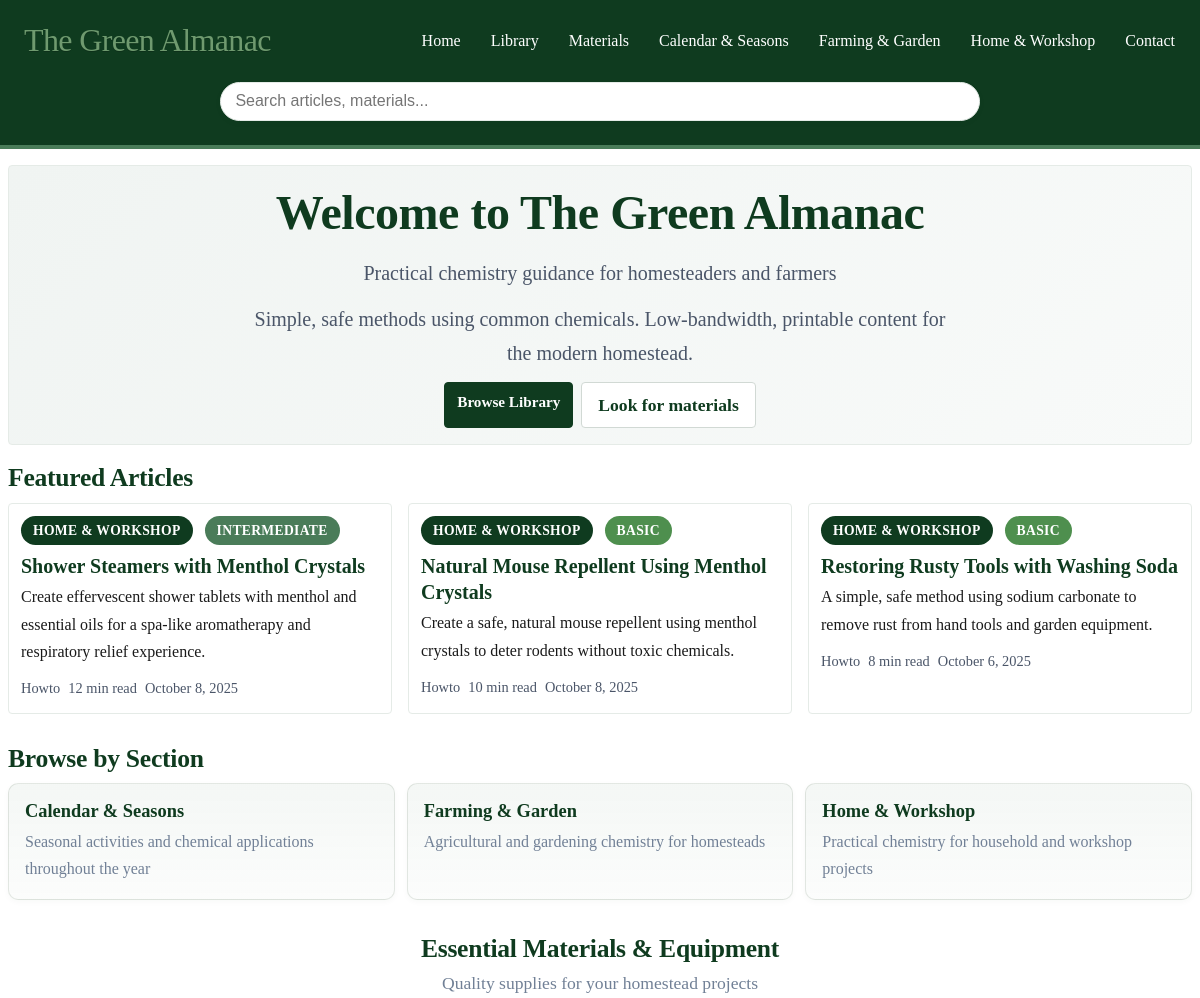
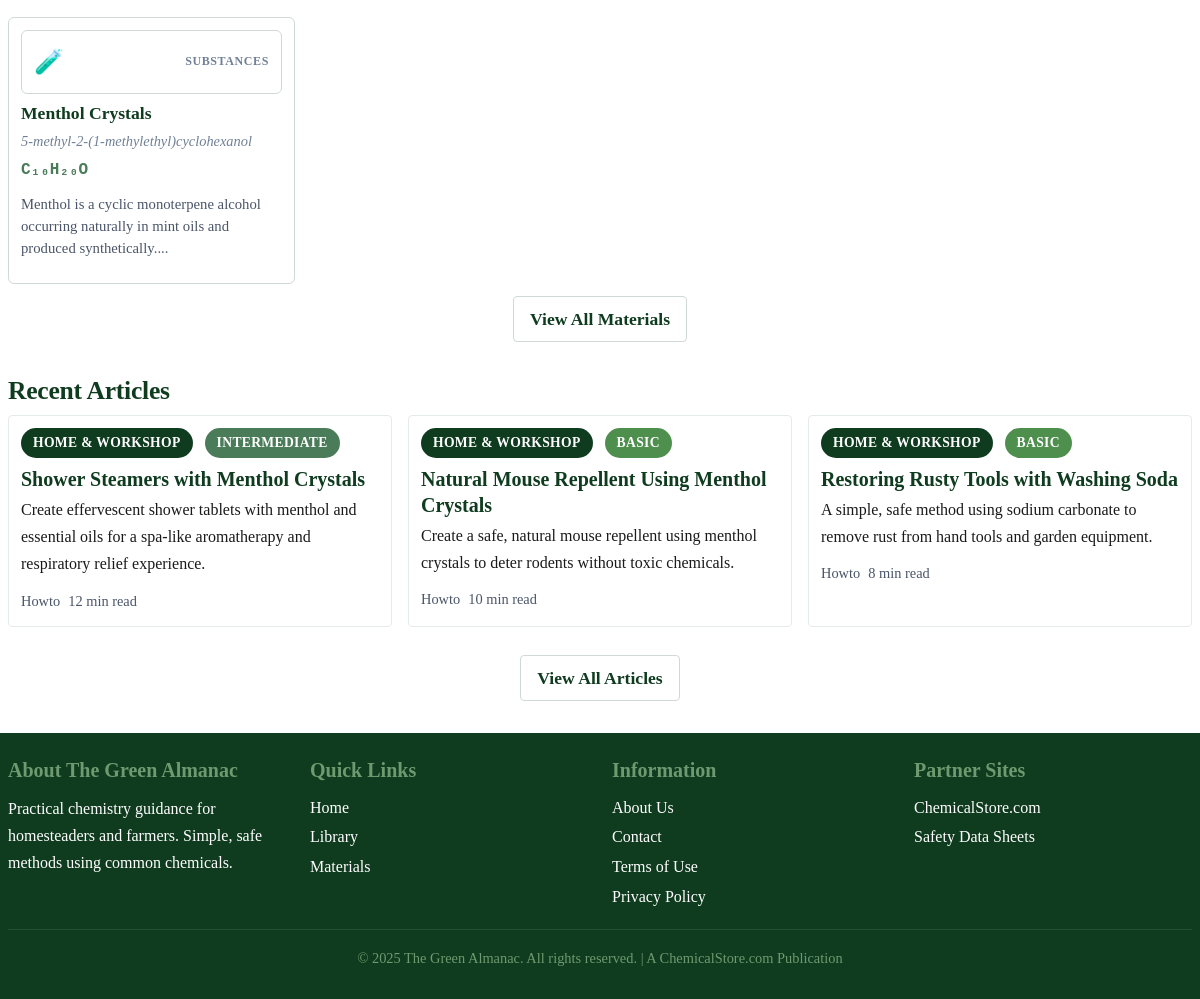
The page / on the database its author committed (2 pictures, top to bottom).
### tables this page shows
CREATE TABLE `sections` (
  `id` int(10) UNSIGNED NOT NULL,
  `name` varchar(100) NOT NULL,
  `slug` varchar(100) NOT NULL,
  `description` text DEFAULT NULL,
  `sort_order` int(11) DEFAULT 0,
  `created_at` timestamp NOT NULL DEFAULT current_timestamp(),
  `updated_at` timestamp NOT NULL DEFAULT current_timestamp() ON UPDATE current_timestamp()
);

CREATE TABLE `articles` (
  `id` int(10) UNSIGNED NOT NULL,
  `title` varchar(255) NOT NULL,
  `slug` varchar(255) NOT NULL,
  `excerpt` varchar(160) DEFAULT NULL,
  `cover_image` varchar(255) DEFAULT NULL,
  `section_id` int(10) UNSIGNED DEFAULT NULL,
  `format` enum('howto','reference','story','recipe') DEFAULT 'howto',
  `difficulty` enum('basic','intermediate','advanced') DEFAULT 'basic',
  `read_time_min` int(11) DEFAULT NULL,
  `author` varchar(100) DEFAULT 'Staff',
  `body` mediumtext DEFAULT NULL,
  `seo_title` varchar(255) DEFAULT NULL,
  `seo_description` varchar(255) DEFAULT NULL,
  `canonical_url` varchar(255) DEFAULT NULL,
  `status` enum('draft','published') DEFAULT 'draft',
  `featured` tinyint(1) DEFAULT 0,
  `published_at` timestamp NULL DEFAULT NULL,
  `issue_id` int(10) UNSIGNED DEFAULT NULL,
  `created_at` timestamp NOT NULL DEFAULT current_timestamp(),
  `updated_at` timestamp NOT NULL DEFAULT current_timestamp() ON UPDATE current_timestamp()
);

CREATE TABLE `materials` (
  `id` int(10) UNSIGNED NOT NULL,
  `slug` varchar(100) NOT NULL COMMENT 'sodium-hydroxide, ph-meter, glass-jar-32oz',
  `common_name` varchar(200) NOT NULL COMMENT 'Lye, pH Meter, Glass Jar - user-friendly name',
  `technical_name` varchar(200) DEFAULT NULL COMMENT 'Sodium Hydroxide, Digital pH Tester - scientific/technical name',
  `other_names` text DEFAULT NULL COMMENT 'JSON array: ["caustic soda", "soda lye", "sodium hydrate"]',
  `chemical_formula` varchar(50) DEFAULT NULL COMMENT 'NaOH, H2SO4 (null for equipment)',
  `cas_number` varchar(20) DEFAULT NULL COMMENT 'CAS Registry Number: 1310-73-2',
  `category_id` int(10) UNSIGNED NOT NULL,
  `subcategory_id` int(10) UNSIGNED DEFAULT NULL,
  `description` mediumtext NOT NULL COMMENT 'What it is and what it does',
  `traditional_uses` text DEFAULT NULL COMMENT 'Historical homesteading applications',
  `modern_applications` text DEFAULT NULL COMMENT 'Current uses and applications',
  `safety_notes` text DEFAULT NULL COMMENT 'Safety precautions and warnings',
  `storage_instructions` text DEFAULT NULL COMMENT 'How to store properly',
  `maintenance_care` text DEFAULT NULL COMMENT 'Care instructions (for equipment/tools)',
  `specifications` longtext DEFAULT NULL COMMENT 'Technical specs: capacity, accuracy, material, dimensions, etc.' CHECK (json_valid(`specifications`)),
  `image_url` varchar(255) DEFAULT NULL COMMENT 'Main product image',
  `gallery_images` longtext DEFAULT NULL COMMENT 'Array of additional image URLs' CHECK (json_valid(`gallery_images`)),
  `featured` tinyint(1) DEFAULT 0 COMMENT 'Show on homepage/featured lists',
  `essential` tinyint(1) DEFAULT 0 COMMENT 'Essential vs nice-to-have',
  `difficulty_level` enum('beginner','intermediate','advanced') DEFAULT 'beginner',
  `purchase_url` varchar(255) DEFAULT NULL COMMENT 'Direct link to purchase this material',
  `abantecart_embed_code` text DEFAULT NULL COMMENT 'Complete AbanteCart widget HTML',
  `seo_title` varchar(255) DEFAULT NULL COMMENT 'Override for meta title',
  `seo_description` varchar(255) DEFAULT NULL COMMENT 'Override for meta description',
  `canonical_url` varchar(255) DEFAULT NULL COMMENT 'Canonical URL if needed',
  `status` enum('draft','published','discontinued') DEFAULT 'draft',
  `published_at` timestamp NULL DEFAULT NULL,
  `created_at` timestamp NOT NULL DEFAULT current_timestamp(),
  `updated_at` timestamp NOT NULL DEFAULT current_timestamp() ON UPDATE current_timestamp()
);

CREATE TABLE `material_categories` (
  `id` int(10) UNSIGNED NOT NULL,
  `slug` varchar(50) NOT NULL COMMENT 'substance, equipment, tool, container, safety, consumable',
  `name` varchar(100) NOT NULL COMMENT 'Display name',
  `description` text DEFAULT NULL COMMENT 'Category description',
  `icon` varchar(50) DEFAULT NULL COMMENT 'Icon class or emoji',
  `sort_order` int(11) DEFAULT 0,
  `created_at` timestamp NOT NULL DEFAULT current_timestamp()
);

### includes/db-functions.php (called while the page is built, shortened)
<?php
function get_sections($pdo) {
    $stmt = $pdo->query("SELECT * FROM sections ORDER BY sort_order ASC");
    return $stmt->fetchAll();
}
function get_featured_articles($pdo, $limit = 3) {
    $sql = "SELECT a.*, s.name as section_name, s.slug as section_slug
            FROM articles a
            LEFT JOIN sections s ON a.section_id = s.id
            WHERE a.status = 'published' AND a.featured = 1
            ORDER BY a.published_at DESC
            LIMIT ?";
    $stmt = $pdo->prepare($sql);
    $stmt->execute([$limit]);
    return $stmt->fetchAll();
}
function get_articles($pdo, $filters = [], $limit = null, $offset = 0) {
    $params = [];
    $where = ["a.status = 'published'"];
    $joins = ["LEFT JOIN sections s ON a.section_id = s.id"];
    $sql = "SELECT a.*, s.name as section_name, s.slug as section_slug
            FROM articles a
            " . implode(' ', array_unique($joins)) . "
            WHERE " . implode(' AND ', $where) . "
            GROUP BY a.id";
    $sql .= " ORDER BY a.featured DESC, a.published_at DESC";
    if ($limit !== null) {
        $sql .= " LIMIT ? OFFSET ?";
        $params[] = $limit;
        $params[] = $offset;
    }
    $stmt = $pdo->prepare($sql);
    $stmt->execute($params);
    return $stmt->fetchAll();
}

### includes/functions.php (called while the page is built, shortened)
<?php
function h($string) {
    return htmlspecialchars($string, ENT_QUOTES, 'UTF-8');
}
function format_date($date, $format = 'F j, Y') {
    $timestamp = is_numeric($date) ? $date : strtotime($date);
    return date($format, $timestamp);
}

### includes/materials-functions.php (called while the page is built, shortened)
<?php
function get_featured_materials($pdo, $limit = 6) {
    $stmt = $pdo->prepare("
        SELECT m.*,
               mc.name as category_name, mc.slug as category_slug, mc.icon as category_icon
        FROM materials m
        LEFT JOIN material_categories mc ON m.category_id = mc.id
        WHERE m.status = 'published' AND m.featured = 1
        ORDER BY m.updated_at DESC
        LIMIT ?
    ");
    $stmt->execute([$limit]);
    return $stmt->fetchAll();
}

### index.php (the view, shortened to what this page needs)
<?php
require_once 'config.php';
require_once 'includes/functions.php';
require_once 'includes/db-functions.php';
require_once 'includes/materials-functions.php';
$featured_articles = get_featured_articles($pdo, 3);
$recent_articles = get_articles($pdo, [], 6);
$featured_materials = get_featured_materials($pdo, 6);
$sections = get_sections($pdo);
include 'includes/header.php';
?>
<div class="container">
    <section class="hero">
        <h2>Welcome to <?= SITE_NAME ?></h2>
        <p class="hero-subtitle">Practical chemistry guidance for homesteaders and farmers</p>
        <p>Simple, safe methods using common chemicals. Low-bandwidth, printable content for the modern homestead.</p>
        <div class="hero-actions">
            <a href="/library.php" class="btn btn-primary">Browse Library</a>
            <a href="https://shop.chemicalstore.com/?utm_source=thegreenalmanac&utm_medium=referral&utm_campaign=homepage_hero" target="_blank" rel="noopener" class="btn btn-secondary">Look for materials</a>
        </div>
    </section>
    <?php if (!empty($featured_articles)): ?>
    <section class="featured-articles">
        <h2>Featured Articles</h2>
        <div class="articles-grid featured">
            <?php foreach ($featured_articles as $article): ?>
            <article class="article-card featured" data-href="/article.php?slug=<?= h($article['slug']) ?>">
                <a class="card-link" href="/article.php?slug=<?= h($article['slug']) ?>">
                    <div class="card-content">
                        <div class="card-meta">
                            <span class="section-badge"><?= h($article['section_name']) ?></span>
                            <span class="difficulty-badge difficulty-<?= h($article['difficulty']) ?>"><?= h(ucfirst($article['difficulty'])) ?></span>
                        </div>
                        <h3><?= h($article['title']) ?></h3>
                        <p class="excerpt"><?= h($article['excerpt']) ?></p>
                        <div class="card-footer">
                            <span class="format"><?= h(ucfirst($article['format'])) ?></span>
                            <span class="read-time"><?= h($article['read_time_min']) ?> min read</span>
                            <span class="date"><?= format_date($article['published_at']) ?></span>
                        </div>
                    </div>
                </a>
            </article>
            <?php endforeach; ?>
        </div>
    </section>
    <?php endif; ?>
    <section class="sections-overview">
        <h2>Browse by Section</h2>
        <div class="sections-grid">
            <?php foreach ($sections as $section): ?>
            <a href="/section.php?slug=<?= h($section['slug']) ?>" class="section-card">
                <h3><?= h($section['name']) ?></h3>
                <p><?= h($section['description']) ?></p>
            </a>
            <?php endforeach; ?>
        </div>
    </section>
    <?php if (!empty($featured_materials)): ?>
    <section class="featured-materials">
        <h2>Essential Materials & Equipment</h2>
        <p class="section-subtitle">Quality supplies for your homestead projects</p>
        <div class="materials-grid">
            <?php foreach ($featured_materials as $material): ?>
            <a href="/material.php?slug=<?= h($material['slug']) ?>" class="material-card">
                <div class="material-header">
                    <span class="material-icon"><?= $material['category_icon'] ?></span>
                    <span class="material-category"><?= h($material['category_name']) ?></span>
                </div>
                <h3><?= h($material['common_name']) ?></h3>
                <?php if ($material['technical_name']): ?>
                <p class="material-technical"><?= h($material['technical_name']) ?></p>
                <?php endif; ?>
                <?php if ($material['chemical_formula']): ?>
                <p class="material-formula"><?= h($material['chemical_formula']) ?></p>
                <?php endif; ?>
                <p class="material-description"><?= h(substr($material['description'], 0, 100)) ?>...</p>
            </a>
            <?php endforeach; ?>
        </div>
        <div class="text-center">
            <a href="/materials.php" class="btn btn-secondary">View All Materials</a>
        </div>
    </section>
    <?php endif; ?>
    <?php if (!empty($recent_articles)): ?>
    <section class="recent-articles">
        <h2>Recent Articles</h2>
        <div class="articles-grid">
            <?php foreach ($recent_articles as $article): ?>
            <article class="article-card" data-href="/article.php?slug=<?= h($article['slug']) ?>">
                <a class="card-link" href="/article.php?slug=<?= h($article['slug']) ?>">
                    <div class="card-content">
                        <div class="card-meta">
                            <span class="section-badge"><?= h($article['section_name']) ?></span>
                            <span class="difficulty-badge difficulty-<?= h($article['difficulty']) ?>"><?= h(ucfirst($article['difficulty'])) ?></span>
                        </div>
                        <h3><?= h($article['title']) ?></h3>
                        <p class="excerpt"><?= h($article['excerpt']) ?></p>
                        <div class="card-footer">
                            <span class="format"><?= h(ucfirst($article['format'])) ?></span>
                            <span class="read-time"><?= h($article['read_time_min']) ?> min read</span>
                        </div>
                    </div>
                </a>
            </article>
            <?php endforeach; ?>
        </div>
        <div class="text-center">
            <a href="/library.php" class="btn btn-secondary">View All Articles</a>
        </div>
    </section>
    <?php endif; ?>
</div>
<?php include 'includes/footer.php'; ?>

### includes/header.php (shortened to what this page needs)
<!DOCTYPE html>
<html lang="en">
<head>
    <link rel="stylesheet" href="/assets/css/style.css">
    <link rel="stylesheet" href="/assets/css/article-content.css">
    <link rel="stylesheet" href="/assets/css/print.css" media="print">
</head>
<body class="<?= isset($body_class) ? h($body_class) : '' ?>">
    <header class="site-header">
        <div class="container">
            <div class="header-content">
                <h1 class="site-title">
                    <a href="/"><?= SITE_NAME ?></a>
                </h1>
                <nav class="main-nav" aria-label="Main Navigation">
                    <ul>
                        <li><a href="/">Home</a></li>
                        <li><a href="/library.php">Library</a></li>
                        <li><a href="/materials.php">Materials</a></li>
                        <?php
                        $sections = get_sections($pdo);
                        foreach ($sections as $nav_section):
                        ?>
                        <li><a href="/section.php?slug=<?= h($nav_section['slug']) ?>"><?= h($nav_section['name']) ?></a></li>
                        <?php endforeach; ?>
                        <li><a href="/contact.php">Contact</a></li>
                    </ul>
                </nav>
            </div>
        </div>
        <div class="container">
            <form id="global-search-form" class="global-search" role="search" action="/search.php" method="get" autocomplete="off">
                <div class="search-wrapper">
                    <input id="global-search-input" name="q" type="search" placeholder="Search articles, materials..." aria-label="Search the site" />
                </div>
            </form>
        </div>
    </header>
    <main class="site-main">

### includes/footer.php (shortened to what this page needs)
    </main>
    <footer class="site-footer">
        <div class="container">
            <div class="footer-content">
                <div class="footer-section">
                    <h3>About <?= SITE_NAME ?></h3>
                    <p>Practical chemistry guidance for homesteaders and farmers. Simple, safe methods using common chemicals.</p>
                </div>
                <div class="footer-section">
                    <h3>Quick Links</h3>
                    <ul>
                        <li><a href="/">Home</a></li>
                        <li><a href="/library.php">Library</a></li>
                        <li><a href="/materials.php">Materials</a></li>
                    </ul>
                </div>
                <div class="footer-section">
                    <h3>Information</h3>
                    <ul>
                        <li><a href="/about.php">About Us</a></li>
                        <li><a href="/contact.php">Contact</a></li>
                        <li><a href="/terms.php">Terms of Use</a></li>
                        <li><a href="/privacy.php">Privacy Policy</a></li>
                    </ul>
                </div>
                <div class="footer-section">
                    <h3>Partner Sites</h3>
                    <ul>
                        <li><a href="<?= h(CHEMICALSTORE_URL) ?>" target="_blank" rel="noopener">ChemicalStore.com</a></li>
                        <li><a href="<?= h(SDS_URL) ?>" target="_blank" rel="noopener">Safety Data Sheets</a></li>
                    </ul>
                </div>
            </div>
            <div class="footer-bottom">
                <p>&copy; <?= date('Y') ?> <?= SITE_NAME ?>. All rights reserved. | A ChemicalStore.com Publication</p>
            </div>
        </div>
    </footer>
</body>
</html>

### rows shown on the page
sections: name "Calendar & Seasons", description "Seasonal activities and chemical applications throughout the year"
sections: name "Farming & Garden", description "Agricultural and gardening chemistry for homesteads"
sections: name "Home & Workshop", description "Practical chemistry for household and workshop projects"
articles: section.name "HOME & WORKSHOP", difficulty "INTERMEDIATE", title "Shower Steamers with Menthol Crystals", excerpt "Create effervescent shower tablets with menthol and essential oils for a spa-like aromatherapy and respiratory relief experience.", format "Howto", read_time_min "12", published_at "October 8, 2025"
articles: section.name "HOME & WORKSHOP", difficulty "BASIC", title "Natural Mouse Repellent Using Menthol Crystals", excerpt "Create a safe, natural mouse repellent using menthol crystals to deter rodents without toxic chemicals.", format "Howto", read_time_min "10", published_at "October 8, 2025"
articles: section.name "HOME & WORKSHOP", difficulty "BASIC", title "Restoring Rusty Tools with Washing Soda", excerpt "A simple, safe method using sodium carbonate to remove rust from hand tools and garden equipment.", format "Howto", read_time_min "8", published_at "October 6, 2025"
materials: category.icon "🧪", category.name "SUBSTANCES", common_name "Menthol Crystals", technical_name "5-methyl-2-(1-methylethyl)cyclohexanol", chemical_formula "C₁₀H₂₀O", description "Menthol is a cyclic monoterpene alcohol occurring naturally in mint oils and produced synthetically."

### other values the page prints
SITE_NAME "The Green Almanac"
